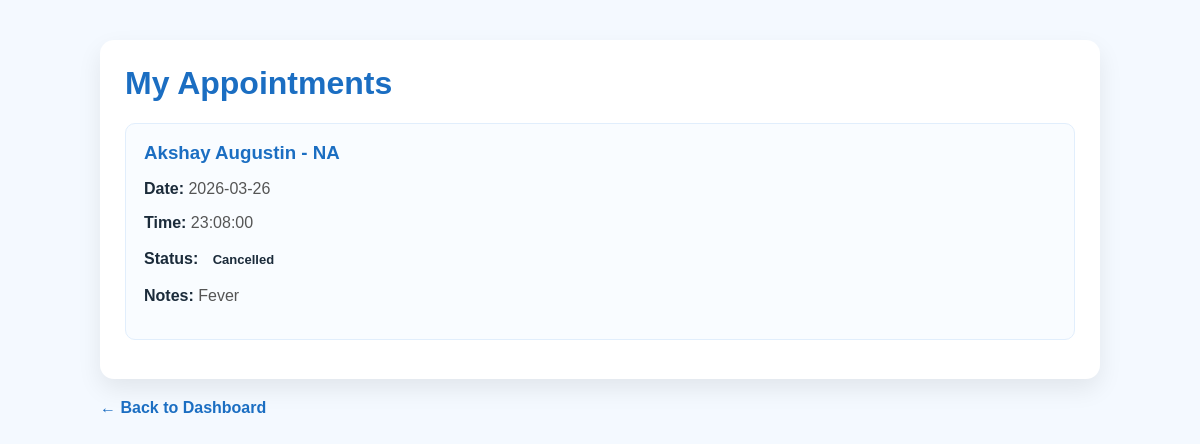
The app's page /my_appointments.php (signed in) with its own data.
### tables this page shows
CREATE TABLE `appointments` (
  `id` int(10) UNSIGNED NOT NULL,
  `parent_user_id` int(10) UNSIGNED NOT NULL,
  `doctor_id` int(10) UNSIGNED DEFAULT NULL,
  `appointment_date` date NOT NULL,
  `appointment_time` time NOT NULL,
  `notes` text DEFAULT NULL,
  `status` varchar(50) NOT NULL DEFAULT 'pending',
  `created_at` timestamp NOT NULL DEFAULT current_timestamp()
);

CREATE TABLE `doctors` (
  `id` int(10) UNSIGNED NOT NULL,
  `user_id` int(10) UNSIGNED DEFAULT NULL,
  `doctor_name` varchar(150) NOT NULL,
  `department` varchar(150) NOT NULL,
  `hospital_id` int(11) DEFAULT NULL,
  `email` varchar(150) DEFAULT NULL,
  `phone` varchar(30) DEFAULT NULL,
  `created_at` timestamp NOT NULL DEFAULT current_timestamp(),
  `qualification` varchar(150) DEFAULT NULL,
  `clinic_name` varchar(150) DEFAULT NULL
);

### app/Helpers/helpers.php (called while the page is built, shortened)
<?php
function e(?string $value): string
{
    return htmlspecialchars((string)$value, ENT_QUOTES, 'UTF-8');
}

### my_appointments.php (the view, shortened to what this page needs)
<?php
include("connect.php");
require_once "app/Helpers/helpers.php";
$user = $_SESSION['auth'];
$stmt = $conn->prepare("
    SELECT a.*, d.doctor_name, d.department
    FROM appointments a
    INNER JOIN doctors d ON a.doctor_id = d.id
    WHERE a.parent_user_id = ?
    ORDER BY a.appointment_date DESC, a.appointment_time DESC
");
$stmt->bind_param("i", $user['id']);
$stmt->execute();
$result = $stmt->get_result();
?>
<!DOCTYPE html>
<html lang="en">
<head>
</head>
<body>
<div class="wrap">
    <div class="card">
        <h1>My Appointments</h1>
        <?php while ($row = $result->fetch_assoc()): ?>
            <div class="item">
                <h3><?php echo e($row['doctor_name']); ?> - <?php echo e($row['department']); ?></h3>
                <p><strong>Date:</strong> <span class="muted"><?php echo e($row['appointment_date']); ?></span></p>
                <p><strong>Time:</strong> <span class="muted"><?php echo e($row['appointment_time']); ?></span></p>
                <p>
                    <strong>Status:</strong>
                    <span class="status <?php echo e($row['status']); ?>">
                        <?php echo e(ucfirst($row['status'])); ?>
                    </span>
                </p>
                <?php if (!empty($row['notes'])): ?>
                    <p><strong>Notes:</strong> <span class="muted"><?php echo e($row['notes']); ?></span></p>
                <?php endif; ?>
            </div>
        <?php endwhile; ?>
    </div>
    <a class="back-link" href="dashboard.php">← Back to Dashboard</a>
</div>
</body>
</html>

### my_appointments.php (style rules this page uses)
body { margin: 0; font-family: Arial, sans-serif; background: #f4f9ff; color: #1b2b3a; padding: 40px 20px; }
.wrap { max-width: 1000px; margin: auto; }
.card { background: #ffffff; padding: 25px; border-radius: 14px; margin-bottom: 20px; box-shadow: 0 10px 25px rgba(0,0,0,0.08); }
h1 { color: #1b6ec2; margin-top: 0; }
.item { background: #f9fcff; padding: 18px; border-radius: 10px; margin-bottom: 14px; border: 1px solid #e1eefc; }
.item h3 { margin: 0 0 10px; color: #1b6ec2; }
.muted { color: #555; }
.status { display: inline-block; padding: 4px 10px; border-radius: 6px; font-size: 13px; font-weight: bold; }
.back-link { color: #1b6ec2; text-decoration: none; font-weight: bold; }

### records on screen
appointments: doctor.doctor_name "Akshay Augustin", doctor.department "NA", appointment_date "2026-03-26", appointment_time "23:08:00", status "Cancelled", notes "Fever"
